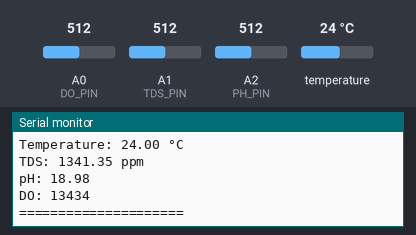
The sketch below on a simulated Arduino Uno, built with avr-gcc and run on an emulated ATmega328P. On the bench: the last lines printed to the serial monitor. Inputs (shaded band) come from the test bench; at power-on: temperature 24 °C, A0 (DO_PIN) = 512, A1 (TDS_PIN) = 512, A2 (PH_PIN) = 512.

Above: at 3.3 s.
3.4 s: temperature set to 12 °C
At 5.3 s:
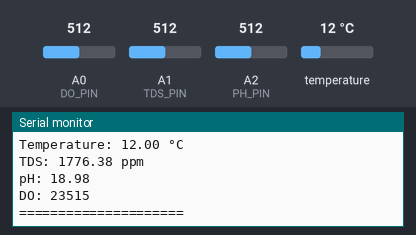
5.9 s: A0 (DO_PIN) set to 716
At 6.7 s:
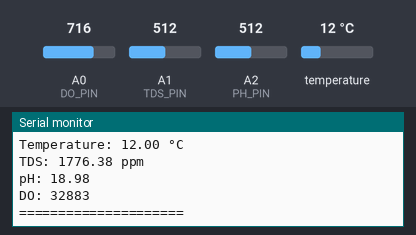
8.4 s: A1 (TDS_PIN) set to 716
10.9 s: A2 (PH_PIN) set to 716
At 12.2 s:
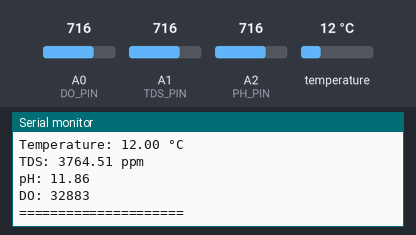
13.4 s: temperature set to 19 °C
At 15.7 s:
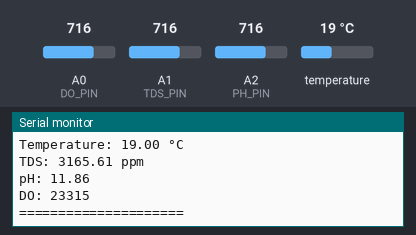
15.9 s: A0 (DO_PIN) set to 992
At 17.6 s:
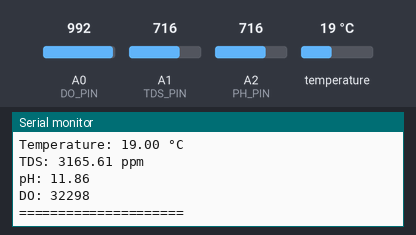
Timing chart, 0 to 19.1 s (numbered marks = the images above; inputs shaded):
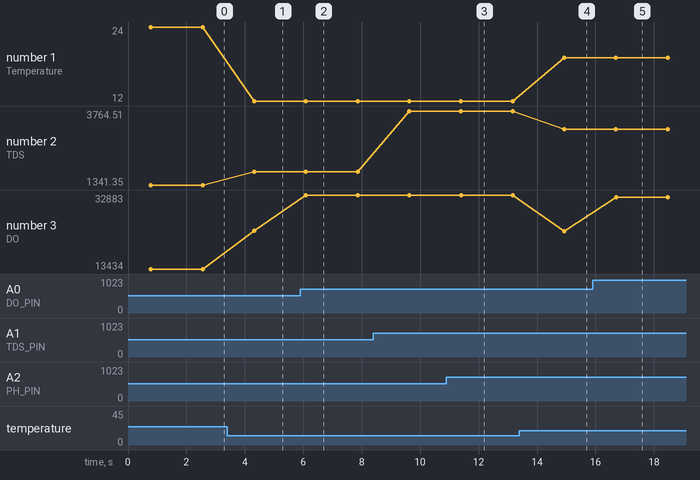

Measured:
- after the input at 3.4 s, the serial monitor: prints a new line after 0.92 s (image 1)
- after the input at 5.9 s, the serial monitor: prints a new line after 0.19 s (image 2)
- after the input at 10.9 s, the serial monitor: prints a new line after 0.50 s (image 3)
- after the input at 13.4 s, the serial monitor: prints a new line after 1.5 s (image 4)
- after the input at 15.9 s, the serial monitor: prints a new line after 0.80 s (image 5)
- plotted number 1: 24 → 12 after the input at 3.4 s, 12 → 19 after the input at 13.4 s
- plotted number 2: 1341.35 → 1776.38 after the input at 3.4 s, 1776.38 → 3764.51 after the input at 8.4 s, 3764.51 → 3165.61 after the input at 13.4 s
- plotted number 3: 13434 → 23515 after the input at 3.4 s, 23515 → 32883 after the input at 5.9 s, 32883 → 23315 after the input at 13.4 s, 23315 → 32298 after the input at 15.9 s

The sketch:

aquanotes_new.ino
```cpp
#include <EEPROM.h>
#include "GravityTDS.h"
#include <OneWire.h>
#include <DallasTemperature.h>

// === Konstanta dan Pin Sensor ===
#define TDS_PIN A1
#define PH_PIN A2
#define DO_PIN A0
#define TEMP_PIN 2

// === Objek Sensor ===
GravityTDS gravityTds;
OneWire oneWire(TEMP_PIN);
DallasTemperature tempSensor(&oneWire);

// === Variabel Global ===
float tdsValue = 0;
float temperature = 25.0; // Default temperature
float pH = 0;
float voltage_pH4 = 4.6, voltage_pH7 = 4.18;
float pH4 = 4.0, pH7 = 7.0;
float slope, intercept;

// Variabel Dissolved Oxygen (DO)
#define VREF 5000    // VREF (mv)
#define ADC_RES 1024 // ADC Resolution
uint16_t ADC_Raw, ADC_Voltage, DO;
const uint16_t DO_Table[41] = {
    14460, 14220, 13820, 13440, 13090, 12740, 12420, 12110, 11810, 11530,
    11260, 11010, 10770, 10530, 10300, 10080, 9860, 9660, 9460, 9270,
    9080, 8900, 8730, 8570, 8410, 8250, 8110, 7960, 7820, 7690,
    7560, 7430, 7300, 7180, 7070, 6950, 6840, 6730, 6630, 6530, 6410};
#define CAL1_V 1600
#define CAL1_T 25

// === Fungsi Setup ===
void setup() {
  Serial.begin(115200);

  // Inisialisasi TDS
  gravityTds.setPin(TDS_PIN);
  gravityTds.setAref(5.0);
  gravityTds.setAdcRange(1024);
  gravityTds.begin();

  // Inisialisasi pH
  slope = (pH7 - pH4) / (voltage_pH7 - voltage_pH4);
  intercept = pH4 - slope * voltage_pH4;

  // Inisialisasi Sensor Suhu
  tempSensor.begin();
}

// === Fungsi Loop ===
void loop() {
  // Baca suhu
  temperature = readTemperature();

  // TDS Sensor
  readTDS();

  // pH Sensor
  readPH();

  // DO Sensor
  readDO();

  // Tampilkan data ke serial monitor
  displayReadings();

  delay(1000);
}

// === Fungsi Membaca Suhu ===
float readTemperature() {
  tempSensor.requestTemperatures();
  return tempSensor.getTempCByIndex(0);
}

// === Fungsi Membaca TDS ===
void readTDS() {
  gravityTds.setTemperature(temperature);
  gravityTds.update();
  tdsValue = gravityTds.getTdsValue();
}

// === Fungsi Membaca pH ===
void readPH() {
  int pH_Value = analogRead(PH_PIN);
  float Voltage = pH_Value * (5.0 / 1023.0);
  pH = slope * Voltage + intercept;
}

// === Fungsi Membaca Dissolved Oxygen (DO) ===
void readDO() {
  ADC_Raw = analogRead(DO_PIN);
  ADC_Voltage = uint32_t(VREF) * ADC_Raw / ADC_RES;
  DO = calculateDO(ADC_Voltage, temperature);
}

uint16_t calculateDO(uint32_t voltage_mv, uint8_t temperature_c) {
  uint16_t V_saturation = (uint32_t)CAL1_V + (uint32_t)35 * temperature_c - (uint32_t)CAL1_T * 35;
  return (voltage_mv * DO_Table[temperature_c] / V_saturation);
}

// === Fungsi Menampilkan Data ===
void displayReadings() {
  Serial.println("=====================");
  Serial.print("Temperature: ");
  Serial.print(temperature);
  Serial.println(" °C");

  Serial.print("TDS: ");
  Serial.print(tdsValue);
  Serial.println(" ppm");

  Serial.print("pH: ");
  Serial.println(pH);

  Serial.print("DO: ");
  Serial.println(DO);
  Serial.println("=====================");
}
```
